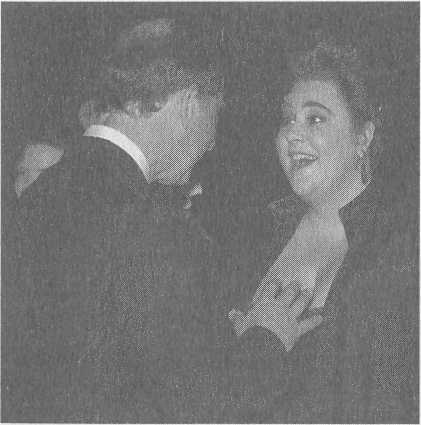
#> input picture data/raw/raw_images/img_page_005_04.jpeg, 421 x 425 px; its folder holds only this picture in this run
$ python image_preprocessor.py
#> lines starting #> are read from the running program, lines starting #| are printed output that depends on the picture
#> in preprocess_image, img is the input picture: PIL image 421x425 RGB; min 43, max 255, mean 116.4
"""
image_preprocessor.py

Preprocesses raw images extracted from PDFs so they are suitable for
multimodal embedding models such as:
nvidia/omni-embed-nemotron-3b

Steps performed:
1. Load image
2. Fix orientation (EXIF)
3. Convert to RGB
4. Resize + center-crop to square
5. Normalize pixel values
6. Save processed image
"""

import os
from pathlib import Path
from PIL import Image, ImageOps
import numpy as np

# =========================
# Configuration
# =========================

BASE_DIR = Path(__file__).resolve().parents[1]  # OutskillGenAI_Capstone/

RAW_IMAGE_DIR = BASE_DIR / "data/raw/raw_images"
PROCESSED_IMAGE_DIR = BASE_DIR / "data/processed/processed_images"

# Safe default for vision embedders
TARGET_IMAGE_SIZE = 224  # 224x224 is widely supported
OUTPUT_FORMAT = "PNG"    # Lossless and consistent


# =========================
# Utility Functions
# =========================

def normalize_image(img: Image.Image) -> Image.Image:
    """
    Normalize image pixel values to [0, 255] after float processing.
    (Actual tensor normalization will be done at embedding time.)
    """
    img = img.convert("RGB")  # force RGB before numpy

    img_array = np.asarray(img).astype(np.float32)
    img_array = np.clip(img_array, 0, 255).astype(np.uint8)

    return Image.fromarray(img_array, mode="RGB")  # force RGB output


def resize_and_pad(img: Image.Image, size: int) -> Image.Image:
    """
    Resize while maintaining aspect ratio,
    then pad to square instead of cropping.
    """
#> called with size = 224

    img.thumbnail((size, size), Image.BICUBIC)
#> img: PIL image 222x224 RGB

    new_img = Image.new("RGB", (size, size), (255, 255, 255))  # white background
#> new_img: PIL image 224x224 RGB; every value is 255

    paste_x = (size - img.width) // 2
#> paste_x = 1
    paste_y = (size - img.height) // 2
#> paste_y = 0

    new_img.paste(img, (paste_x, paste_y))
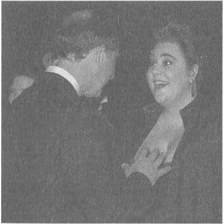
#> new_img: PIL image 224x224 RGB; min 88, max 255, mean 117.6

    return new_img


# =========================
# Core Processing Logic
# =========================

def preprocess_image(image_path: Path, output_dir: Path):
    """
    Preprocess a single image and save it to output_dir.
    """
    try:
        with Image.open(image_path) as img:
            # 1. Fix EXIF orientation (important for PDFs)
            img = ImageOps.exif_transpose(img)

            # 2. Convert to RGB (removes alpha & grayscale issues)
            img = img.convert("L").convert("RGB")

            # 3. Resize and center-crop
            img = resize_and_pad(img, TARGET_IMAGE_SIZE)

            # 4. Normalize
            img = normalize_image(img)

            # 5. Save processed image
            output_path = output_dir / f"{image_path.stem}.png"
            img = img.convert("RGB")
            img.save(output_path, format=OUTPUT_FORMAT)

    except Exception as e:
        print(f"[ERROR] Failed to process {image_path.name}: {e}")


def preprocess_all_images():
    """
    Preprocess all images in RAW_IMAGE_DIR.
    """
    PROCESSED_IMAGE_DIR.mkdir(parents=True, exist_ok=True)

    image_files = [
        p for p in RAW_IMAGE_DIR.iterdir()
        if p.suffix.lower() in {".png", ".jpg", ".jpeg", ".webp"}
    ]

    print(f"[INFO] Found {len(image_files)} raw images")

    for img_path in image_files:
        preprocess_image(img_path, PROCESSED_IMAGE_DIR)

    print("[INFO] Image preprocessing complete")


# =========================
# Entry Point
# =========================

if __name__ == "__main__":
    preprocess_all_images()

$ run again, on data/raw/raw_images/img_page_027_05.jpeg
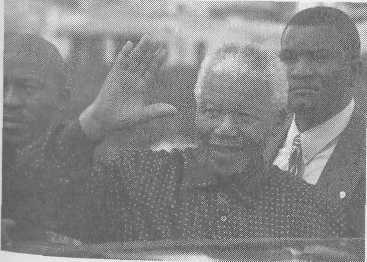
#> input picture data/raw/raw_images/img_page_027_05.jpeg, 367 x 262 px
#> in preprocess_image, img is the input picture: PIL image 367x262 RGB; min 45, max 255, mean 134.9
#> in resize_and_pad, `img.thumbnail((size, size), Image.BICUBIC)`:
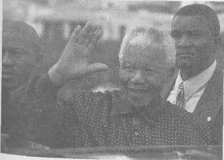
#> img: PIL image 224x160 RGB; min 86, max 246, mean 134.9
#> in resize_and_pad, `new_img.paste(img, (paste_x, paste_y))`:
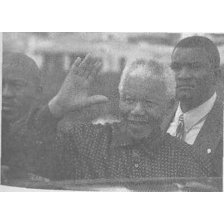
#> new_img: PIL image 224x224 RGB; min 86, max 255, mean 169.2

$ run again, on data/raw/raw_images/img_page_027_06.jpeg
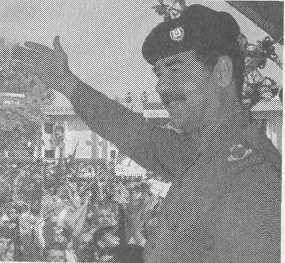
#> input picture data/raw/raw_images/img_page_027_06.jpeg, 285 x 263 px
#> in preprocess_image, img is the input picture: PIL image 285x263 RGB; min 24, max 255, mean 145
#> in resize_and_pad, `img.thumbnail((size, size), Image.BICUBIC)`:
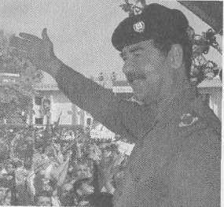
#> img: PIL image 224x207 RGB; min 74, max 255, mean 145
#> in resize_and_pad, `new_img.paste(img, (paste_x, paste_y))`:
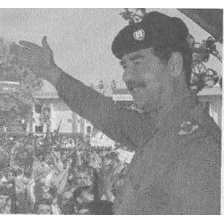
#> new_img: PIL image 224x224 RGB; min 74, max 255, mean 153.3

$ run again, on data/raw/raw_images/img_page_030_07.jpeg
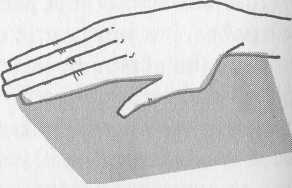
#> input picture data/raw/raw_images/img_page_030_07.jpeg, 292 x 188 px
#> in preprocess_image, img is the input picture: PIL image 292x188 RGB; min 54, max 255, mean 208.9
#> in resize_and_pad, `img.thumbnail((size, size), Image.BICUBIC)`:
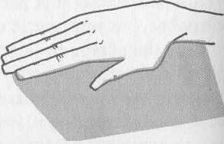
#> img: PIL image 224x144 RGB; min 63, max 255, mean 208.9
#> in resize_and_pad, `new_img.paste(img, (paste_x, paste_y))`:
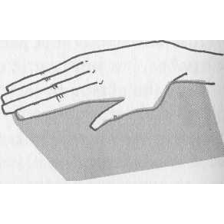
#> new_img: PIL image 224x224 RGB; min 63, max 255, mean 225.3

$ run again, on data/raw/raw_images/img_page_014_03.jpeg
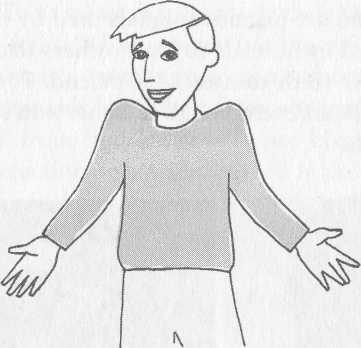
#> input picture data/raw/raw_images/img_page_014_03.jpeg, 361 x 348 px
#> in preprocess_image, img is the input picture: PIL image 361x348 RGB; min 49, max 255, mean 230.2
#> in resize_and_pad, `img.thumbnail((size, size), Image.BICUBIC)`:
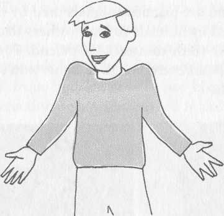
#> img: PIL image 224x216 RGB; min 81, max 255, mean 230.2
#> in resize_and_pad, `new_img.paste(img, (paste_x, paste_y))`:
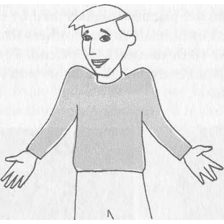
#> new_img: PIL image 224x224 RGB; min 81, max 255, mean 231.1
